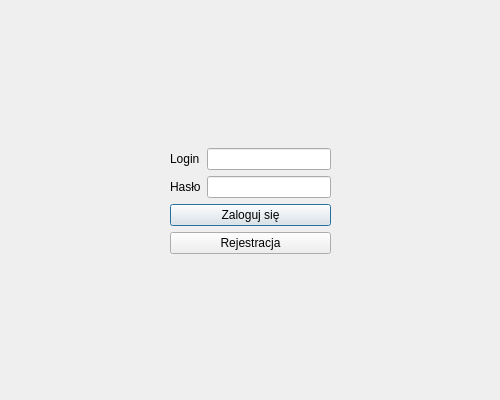
<?xml version="1.0" encoding="UTF-8"?>
<ui version="4.0">
 <class>Dialog</class>
 <widget class="QDialog" name="Dialog">
  <property name="windowModality">
   <enum>Qt::NonModal</enum>
  </property>
  <property name="geometry">
   <rect>
    <x>0</x>
    <y>0</y>
    <width>500</width>
    <height>400</height>
   </rect>
  </property>
  <property name="sizePolicy">
   <sizepolicy hsizetype="Fixed" vsizetype="Fixed">
    <horstretch>0</horstretch>
    <verstretch>0</verstretch>
   </sizepolicy>
  </property>
  <property name="minimumSize">
   <size>
    <width>500</width>
    <height>400</height>
   </size>
  </property>
  <property name="maximumSize">
   <size>
    <width>500</width>
    <height>400</height>
   </size>
  </property>
  <property name="font">
   <font>
    <weight>50</weight>
    <italic>false</italic>
    <bold>false</bold>
    <underline>false</underline>
    <strikeout>false</strikeout>
   </font>
  </property>
  <property name="windowTitle">
   <string>Dialog</string>
  </property>
  <widget class="QWidget" name="layoutWidget">
   <property name="geometry">
    <rect>
     <x>10</x>
     <y>10</y>
     <width>481</width>
     <height>381</height>
    </rect>
   </property>
   <layout class="QVBoxLayout" name="verticalLayout">
    <item>
     <spacer name="verticalSpacer">
      <property name="orientation">
       <enum>Qt::Vertical</enum>
      </property>
      <property name="sizeHint" stdset="0">
       <size>
        <width>20</width>
        <height>40</height>
       </size>
      </property>
     </spacer>
    </item>
    <item>
     <layout class="QHBoxLayout" name="horizontalLayout">
      <item>
       <spacer name="horizontalSpacer">
        <property name="orientation">
         <enum>Qt::Horizontal</enum>
        </property>
        <property name="sizeHint" stdset="0">
         <size>
          <width>40</width>
          <height>20</height>
         </size>
        </property>
       </spacer>
      </item>
      <item>
       <layout class="QFormLayout" name="formLayout">
        <item row="0" column="0">
         <widget class="QLabel" name="label">
          <property name="text">
           <string>Login</string>
          </property>
         </widget>
        </item>
        <item row="0" column="1">
         <widget class="QLineEdit" name="login_line_edit"/>
        </item>
        <item row="1" column="0">
         <widget class="QLabel" name="label_2">
          <property name="text">
           <string>Hasło</string>
          </property>
         </widget>
        </item>
        <item row="1" column="1">
         <widget class="QLineEdit" name="password_line_edit">
          <property name="text">
           <string/>
          </property>
         </widget>
        </item>
        <item row="2" column="0" colspan="2">
         <widget class="QPushButton" name="login_button">
          <property name="text">
           <string>Zaloguj się</string>
          </property>
         </widget>
        </item>
        <item row="3" column="0" colspan="2">
         <widget class="QPushButton" name="register_button">
          <property name="text">
           <string>Rejestracja</string>
          </property>
         </widget>
        </item>
       </layout>
      </item>
      <item>
       <spacer name="horizontalSpacer_2">
        <property name="orientation">
         <enum>Qt::Horizontal</enum>
        </property>
        <property name="sizeHint" stdset="0">
         <size>
          <width>40</width>
          <height>20</height>
         </size>
        </property>
       </spacer>
      </item>
     </layout>
    </item>
    <item>
     <spacer name="verticalSpacer_2">
      <property name="orientation">
       <enum>Qt::Vertical</enum>
      </property>
      <property name="sizeHint" stdset="0">
       <size>
        <width>20</width>
        <height>40</height>
       </size>
      </property>
     </spacer>
    </item>
   </layout>
  </widget>
 </widget>
 <resources/>
 <connections/>
</ui>
